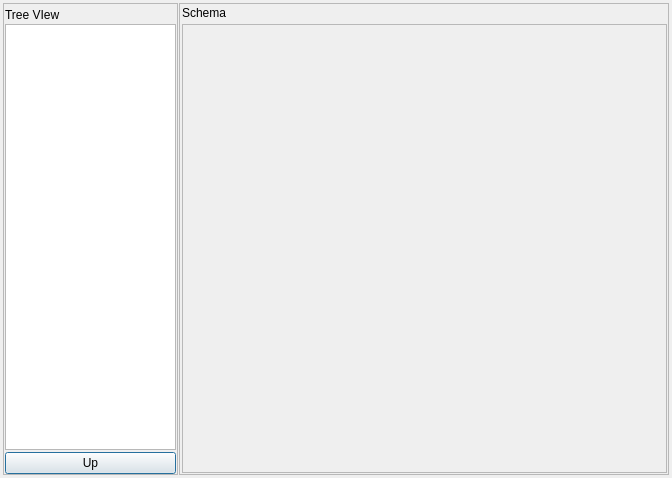
<?xml version="1.0" encoding="UTF-8"?>
<ui version="4.0">
 <class>Dialog</class>
 <widget class="QDialog" name="Dialog">
  <property name="geometry">
   <rect>
    <x>0</x>
    <y>0</y>
    <width>672</width>
    <height>478</height>
   </rect>
  </property>
  <property name="windowTitle">
   <string>Dialog</string>
  </property>
  <layout class="QHBoxLayout" name="horizontalLayout">
   <property name="spacing">
    <number>1</number>
   </property>
   <property name="margin">
    <number>3</number>
   </property>
   <item>
    <widget class="QFrame" name="frameTreeView">
     <property name="sizePolicy">
      <sizepolicy hsizetype="Preferred" vsizetype="Preferred">
       <horstretch>0</horstretch>
       <verstretch>0</verstretch>
      </sizepolicy>
     </property>
     <property name="maximumSize">
      <size>
       <width>175</width>
       <height>16777215</height>
      </size>
     </property>
     <property name="frameShape">
      <enum>QFrame::StyledPanel</enum>
     </property>
     <property name="frameShadow">
      <enum>QFrame::Raised</enum>
     </property>
     <layout class="QVBoxLayout" name="verticalLayout_2" stretch="0,10,0">
      <property name="spacing">
       <number>2</number>
      </property>
      <property name="sizeConstraint">
       <enum>QLayout::SetDefaultConstraint</enum>
      </property>
      <property name="leftMargin">
       <number>1</number>
      </property>
      <property name="topMargin">
       <number>4</number>
      </property>
      <property name="rightMargin">
       <number>1</number>
      </property>
      <property name="bottomMargin">
       <number>0</number>
      </property>
      <item>
       <widget class="QLabel" name="treeViewLabel">
        <property name="text">
         <string>Tree VIew</string>
        </property>
       </widget>
      </item>
      <item>
       <widget class="QTreeView" name="treeView"/>
      </item>
      <item>
       <widget class="QPushButton" name="UpButton">
        <property name="text">
         <string>Up</string>
        </property>
       </widget>
      </item>
     </layout>
    </widget>
   </item>
   <item>
    <widget class="QFrame" name="frameScheme">
     <property name="frameShape">
      <enum>QFrame::StyledPanel</enum>
     </property>
     <property name="frameShadow">
      <enum>QFrame::Raised</enum>
     </property>
     <layout class="QVBoxLayout" name="verticalLayout">
      <property name="spacing">
       <number>4</number>
      </property>
      <property name="leftMargin">
       <number>2</number>
      </property>
      <property name="topMargin">
       <number>2</number>
      </property>
      <property name="rightMargin">
       <number>1</number>
      </property>
      <property name="bottomMargin">
       <number>1</number>
      </property>
      <item>
       <widget class="QLabel" name="schemaLabel">
        <property name="text">
         <string>Schema</string>
        </property>
       </widget>
      </item>
      <item>
       <widget class="QScrollArea" name="scrollArea">
        <property name="mouseTracking">
         <bool>true</bool>
        </property>
        <property name="widgetResizable">
         <bool>true</bool>
        </property>
        <widget class="QWidget" name="scrollAreaWidgetContents">
         <property name="geometry">
          <rect>
           <x>0</x>
           <y>0</y>
           <width>483</width>
           <height>444</height>
          </rect>
         </property>
         <zorder>frameTreeView</zorder>
        </widget>
       </widget>
      </item>
     </layout>
    </widget>
   </item>
  </layout>
 </widget>
 <resources/>
 <connections/>
</ui>
